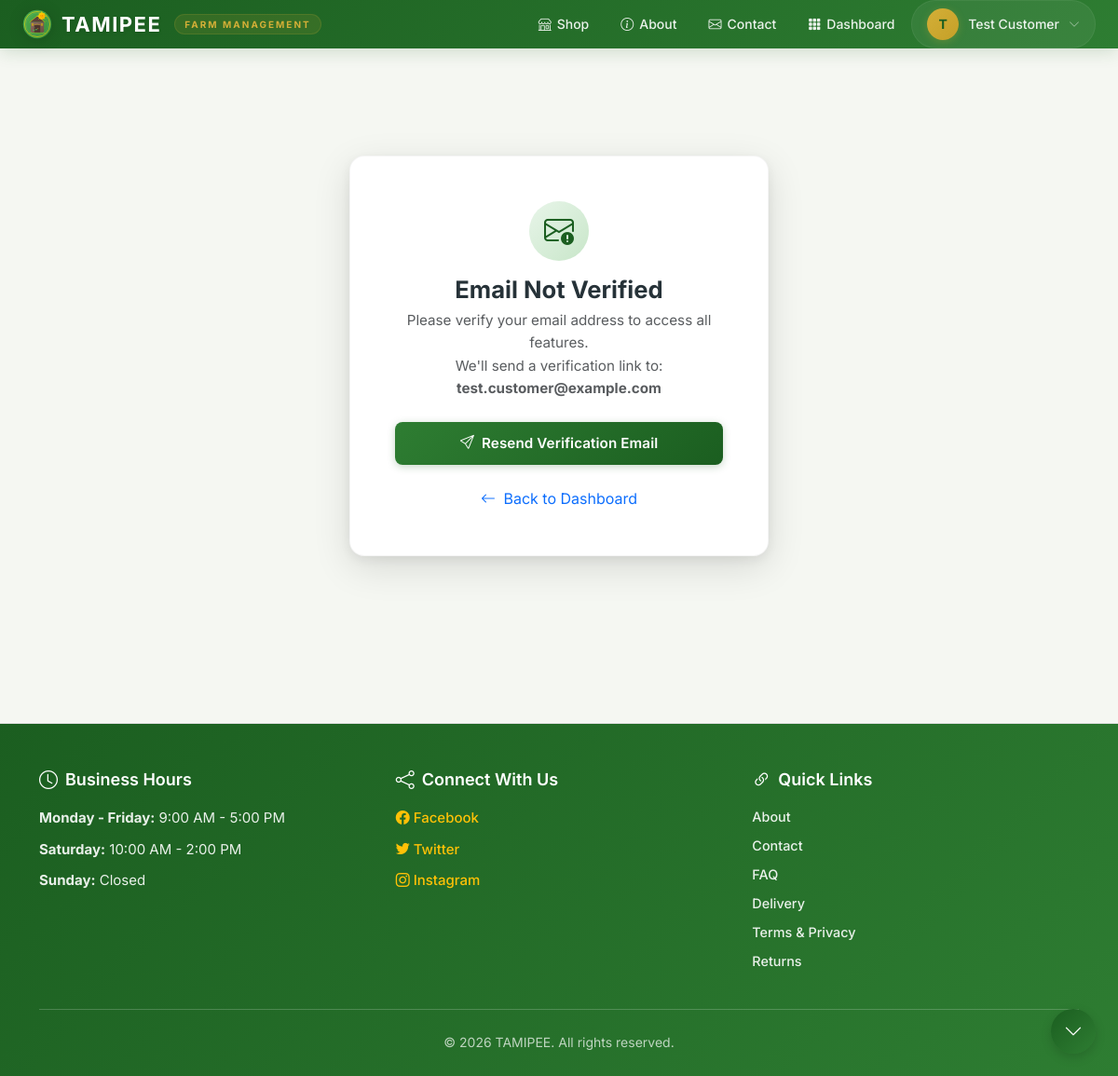
The page /accounts/resend-verification/ (signed in) on the database its author committed.
### accounts/models.py (models this page shows, shortened)
class CustomUser(AbstractBaseUser, PermissionsMixin):
    class Role(models.TextChoices):
        SUPER_ADMIN = "SUPER_ADMIN", _("Super Admin")
        FARM_MANAGER = "FARM_MANAGER", _("Farm Manager")
        STAFF = "STAFF", _("Staff")
        CUSTOMER = "CUSTOMER", _("Customer")
    username = models.CharField(
        _("username"),
        max_length=150,
        unique=True,
        help_text=_(
            "Required. 150 characters or fewer. Auto-generated from your name."
        ),
        error_messages={
            "unique": _("A user with that username already exists."),
        },
    )
    email = models.EmailField(
        _("email address"),
        unique=True,
        max_length=255,
        error_messages={
            "unique": _("A user with this email address already exists."),
        },
    )
    full_name = models.CharField(_("full name"), max_length=255)
    phone_number = models.CharField(_("phone number"), max_length=20, blank=True)
    role = models.CharField(
        _("role"),
        max_length=20,
        choices=Role.choices,
        default=Role.CUSTOMER,
        help_text=_("Determines the user's permissions and access level."),
    )
    date_joined = models.DateTimeField(_("date joined"), default=timezone.now)
    is_active = models.BooleanField(
        _("active"),
        default=True,
        help_text=_(
            "Designates whether this user should be treated as active. "
            "Unselect this instead of deleting accounts."
        ),
    )
    is_staff = models.BooleanField(
        _("staff status"),
        default=False,
        help_text=_("Designates whether the user can log into this admin site."),
    )
    is_superuser = models.BooleanField(
        _("superuser status"),
        default=False,
        help_text=_(
            "Designates that this user has all permissions without "
            "explicitly assigning them."
        ),
    )
    email_verified = models.BooleanField(
        _("email verified"),
        default=False,
        help_text=_("Designates whether the user has verified their email address."),
    )
    profile_picture = models.ImageField(
        _("profile picture"),
        upload_to="profile_pictures/",
        blank=True,
        null=True,
    )
    objects = CustomUserManager()
    USERNAME_FIELD = "email"
    REQUIRED_FIELDS = ["full_name"]
    class Meta:
        verbose_name = _("user")
        verbose_name_plural = _("users")
        ordering = ["-date_joined"]

### admin_dashboard/models.py (models this page shows, shortened)
class SiteContent(models.Model):
    SECTION_CHOICES = [
        ('about', _('About Page')),
        ('contact', _('Contact Page')),
        ('faq', _('FAQ (Frequently Asked Questions)')),
        ('delivery_info', _('Delivery Information')),
        ('terms_privacy', _('Terms & Privacy Policy')),
        ('return_refund', _('Return & Refund Policy')),
        ('homepage_hero', _('Homepage Hero Text')),
        ('shop_banner', _('Shop Announcement Banner')),
        ('business_hours', _('Business Hours')),
        ('social_media', _('Social Media Links')),
    ]
    section = models.CharField(
        _("section"),
        max_length=50,
        choices=SECTION_CHOICES,
        unique=True,
        help_text=_("The section of the website this content belongs to")
    )
    title = models.CharField(
        _("title"),
        max_length=200,
        help_text=_("Title for this section")
    )
    content = models.TextField(
        _("content"),
        help_text=_("Main content for this section (HTML allowed)")
    )
    updated_at = models.DateTimeField(_("updated at"), auto_now=True)
    class Meta:
        verbose_name = _("site content")
        verbose_name_plural = _("site contents")
        ordering = ['section']
    @classmethod
    def get_section_content(cls, section_key):
        try:
            return cls.objects.get(section=section_key)
        except cls.DoesNotExist:
            return None

### accounts/views.py (the view, shortened to what this page needs)
class ResendVerificationView(LoginRequiredMixin, TemplateView):
    template_name = "accounts/resend_verification.html"
    def dispatch(self, request, *args, **kwargs):
        if request.user.is_authenticated and request.user.email_verified:
            messages.info(request, _("Your email is already verified."))
            return HttpResponseRedirect(reverse("accounts:dashboard"))
        return super().dispatch(request, *args, **kwargs)

### accounts/templates/accounts/resend_verification.html (shortened to what this page needs)
{% extends "base.html" %}
{% load i18n %}
{% block content %}
<div class="auth-wrapper">
    <div class="auth-card">
        <div class="card-body p-5 text-center">
            <div class="auth-icon-header">
                <div class="auth-icon">
                    <i class="bi bi-envelope-exclamation"></i>
                </div>
                <h2>{% trans "Email Not Verified" %}</h2>
                <p class="text-muted">
                    {% trans "Please verify your email address to access all features." %}
                </p>
                <p class="text-muted">
                    {% trans "We'll send a verification link to:" %}
                    <strong>{{ user.email }}</strong>
                </p>
            </div>
            <form method="post" novalidate class="mt-4">
                <div class="d-grid">
                    <button type="submit" class="btn btn-success btn-lg">
                        <i class="bi bi-send me-2"></i>{% trans "Resend Verification Email" %}
                    </button>
                </div>
            </form>
            <div class="mt-4">
                <a href="{% url 'accounts:dashboard' %}" class="text-decoration-none">
                    <i class="bi bi-arrow-left me-1"></i> {% trans "Back to Dashboard" %}
                </a>
            </div>
        </div>
    </div>
</div>
{% endblock %}

### accounts/templates/base.html (shortened to what this page needs)
<!DOCTYPE html>
{% load static %}
<html lang="en">
<head>
    <link href="https://cdn.jsdelivr.net/npm/bootstrap@5.3.3/dist/css/bootstrap.min.css" rel="stylesheet">
    <link rel="stylesheet" href="https://cdn.jsdelivr.net/npm/bootstrap-icons@1.11.3/font/bootstrap-icons.min.css">
    <link rel="stylesheet" href="{% static 'accounts/css/auth.css' %}">
    <link rel="stylesheet" href="{% static 'accounts/css/style.css' %}">
</head>
<body>
    {% block public_navbar %}{% include 'accounts/includes/header.html' %}{% endblock %}
    <main class="main-content">
        {% block content %}
        {% endblock %}
    </main>
    <footer>
        <div class="container">
            <div class="footer-content">
                {% if business_hours_content %}
                <div class="footer-section">
                    <h4><i class="bi bi-clock"></i> {{ business_hours_content.title }}</h4>
                    <div class="footer-text">{{ business_hours_content.content|safe }}</div>
                </div>
                {% endif %}
                {% if social_media_content %}
                <div class="footer-section">
                    <h4><i class="bi bi-share"></i> {{ social_media_content.title }}</h4>
                    <div class="footer-text">{{ social_media_content.content|safe }}</div>
                </div>
                {% endif %}
                <div class="footer-section">
                    <h4><i class="bi bi-link-45deg"></i> Quick Links</h4>
                    <ul class="footer-links">
                        <li><a href="{% url 'shop:about' %}">About</a></li>
                        <li><a href="{% url 'shop:contact' %}">Contact</a></li>
                        <li><a href="{% url 'shop:faq' %}">FAQ</a></li>
                        <li><a href="{% url 'shop:delivery_info' %}">Delivery</a></li>
                        <li><a href="{% url 'shop:terms_privacy' %}">Terms & Privacy</a></li>
                        <li><a href="{% url 'shop:return_refund' %}">Returns</a></li>
                    </ul>
                </div>
            </div>
            <div class="footer-copyright">
                <p class="mb-0">&copy; {% now "Y" %} TAMIPEE. All rights reserved.</p>
            </div>
        </div>
    </footer>
    <button id="scrollToBottom" class="scroll-button" aria-label="Scroll to bottom">
        <i class="bi bi-chevron-down"></i>
    </button>
</body>
</html>

### accounts/templates/accounts/includes/header.html (shortened to what this page needs)
{% load static %}
<nav class="navbar navbar-expand-lg navbar-dark" style="
  background: linear-gradient(135deg, #1B5E20 0%, #2E7D32 100%);
  padding: 0;
  box-shadow: 0 2px 20px rgba(27, 94, 32, 0.2);
  position: sticky;
  top: 0;
  z-index: 1030;
">
  <div class="container-fluid px-3 px-md-4">
    <div class="d-flex align-items-center" style="flex-shrink: 0;">
<a class="navbar-brand d-flex align-items-center"
          href="{% url 'home' %}"
          style="
           padding: 8px 0;
           gap: 10px;
           text-decoration: none;
           transition: all 0.3s ease;
         ">
        <img src="{% static 'accounts/images/logo.svg' %}"
             alt="TAMIPEE"
             width="32"
             height="32"
             style="
               filter: drop-shadow(0 2px 8px rgba(0,0,0,0.15));
               transition: transform 0.3s ease;
             ">
        <span style="
          font-size: 22px;
          font-weight: 700;
          letter-spacing: 1.5px;
          color: #FFFFFF;
          text-shadow: 0 2px 4px rgba(0,0,0,0.1);
          line-height: 1.2;
        ">
          TAMIPEE
        </span>
        <span class="d-none d-lg-inline" style="
          font-size: 10px;
          color: #D4AF37;
          letter-spacing: 2px;
          text-transform: uppercase;
          background: rgba(212, 175, 55, 0.12);
          padding: 2px 10px;
          border-radius: 50px;
          border: 1px solid rgba(212, 175, 55, 0.15);
          margin-left: 4px;
        ">
          Farm Management
        </span>
      </a>
    </div>
    <div class="collapse navbar-collapse" id="navbarMain">
      <ul class="navbar-nav ms-auto align-items-center" style="gap: 2px;">
        <li class="nav-item">
          <a class="nav-link d-flex align-items-center"
             href="{% url 'shop:product_list' %}"
             style="
               color: rgba(255, 255, 255, 0.75);
               padding: 8px 16px;
               border-radius: 10px;
               transition: all 0.3s ease;
               font-weight: 500;
               font-size: 14px;
               gap: 6px;
             ">
            <i class="bi bi-shop"></i>
            <span>Shop</span>
          </a>
        </li>
        <li class="nav-item">
          <a class="nav-link d-flex align-items-center"
             href="{% url 'shop:about' %}"
             style="
               color: rgba(255, 255, 255, 0.75);
               padding: 8px 16px;
               border-radius: 10px;
               transition: all 0.3s ease;
               font-weight: 500;
               font-size: 14px;
               gap: 6px;
             ">
            <i class="bi bi-info-circle"></i>
            <span>About</span>
          </a>
        </li>
        <li class="nav-item">
          <a class="nav-link d-flex align-items-center"
             href="{% url 'shop:contact' %}"
             style="
               color: rgba(255, 255, 255, 0.75);
               padding: 8px 16px;
               border-radius: 10px;
               transition: all 0.3s ease;
               font-weight: 500;
               font-size: 14px;
               gap: 6px;
             ">
            <i class="bi bi-envelope"></i>
            <span>Contact</span>
          </a>
        </li>
        <li class="nav-item">
          <a class="nav-link d-flex align-items-center"
             href="{% url 'accounts:dashboard' %}"
             style="
               color: rgba(255, 255, 255, 0.75);
               padding: 8px 16px;
               border-radius: 10px;
               transition: all 0.3s ease;
               font-weight: 500;
               font-size: 14px;
               gap: 6px;
             ">
            <i class="bi bi-grid-3x3-gap-fill"></i>
            <span>Dashboard</span>
          </a>
        </li>
        {% if user.is_authenticated %}
        <li class="nav-item dropdown">
          <a class="nav-link dropdown-toggle d-flex align-items-center"
             href="#"
             id="userDropdown"
             role="button"
             data-bs-toggle="dropdown"
             aria-expanded="false"
             style="
               padding: 4px 12px 4px 4px;
               border-radius: 50px;
               background: rgba(255, 255, 255, 0.06);
               color: #FFFFFF;
               transition: all 0.3s ease;
               gap: 10px;
               border: 1px solid rgba(255, 255, 255, 0.06);
             ">
            <div class="rounded-circle d-flex align-items-center justify-content-center"
                 style="
                   width: 34px;
                   height: 34px;
                   background: linear-gradient(135deg, #D4AF37 0%, #C5A028 100%);
                   color: #1B5E20;
                   font-weight: 700;
                   font-size: 14px;
                   flex-shrink: 0;
                   box-shadow: 0 2px 8px rgba(212, 175, 55, 0.25);
                 ">
              {{ user.full_name|slice:":1"|upper }}
            </div>
            <span class="d-none d-md-inline" style="font-weight: 500; font-size: 14px;">
              {{ user.full_name }}
            </span>
            <i class="bi bi-chevron-down d-none d-md-inline" style="font-size: 12px; color: rgba(255,255,255,0.5);"></i>
          </a>
        </li>
        {% endif %}
      </ul>
    </div>
  </div>
</nav>

### rows shown on the page
CustomUser: full_name "T", full_name "Test Customer", email "test.customer@example.com"
SiteContent: title "Business Hours", content "Monday - Friday: 9:00 AM - 5:00 PM Saturday: 10:00 AM - 2:00 PM Sunday: Closed"
SiteContent: title "Connect With Us", content "Facebook Twitter Instagram"
